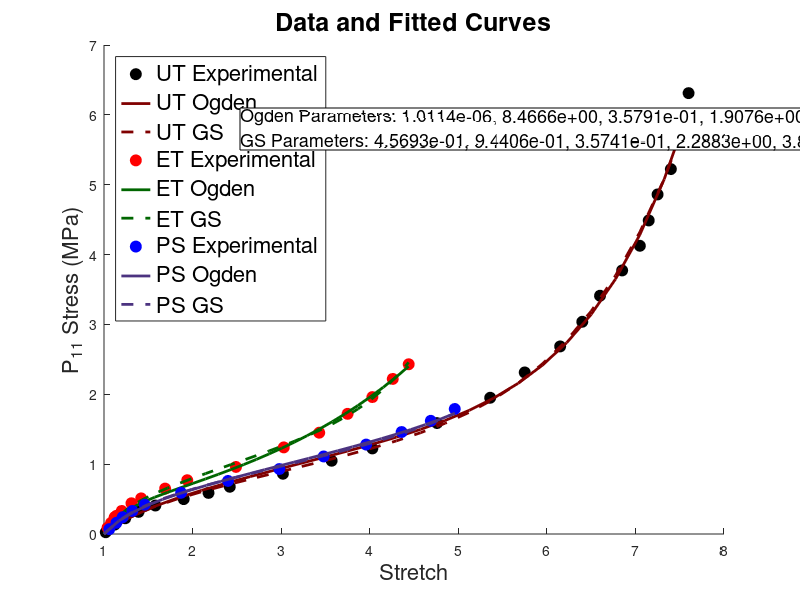
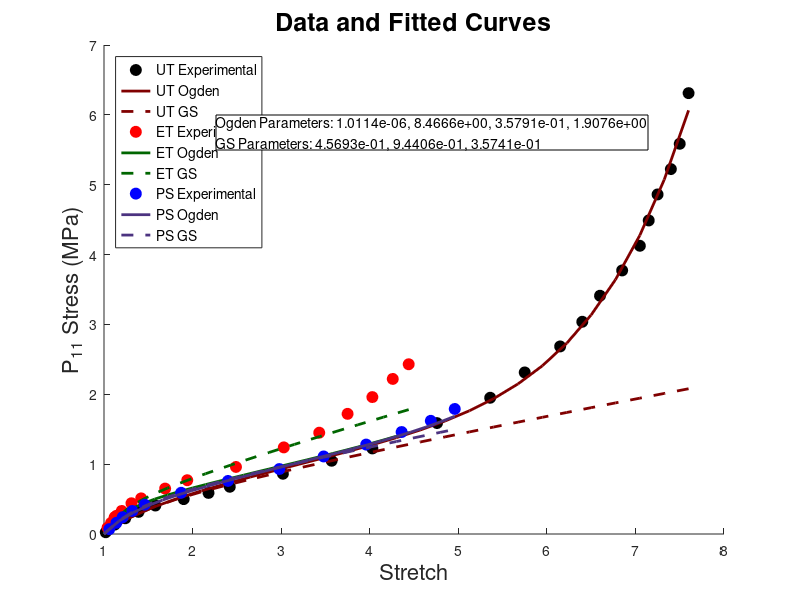

Write the MATLAB code that produced these figures, in order.
%% This code is to draw figures by parameters input
% Ogden Model with 6 parameters and GS Model with 6 parameters
% Input variables are Ogden_paras and GS_paras

clc;clear;
close all

% loading data
Treloar_UT_strain = importdata("./Treloar-UT/strain.txt");
Treloar_UT_stress = importdata("./Treloar-UT/stress.txt");

Treloar_ET_strain = importdata("./Treloar-ET/strain.txt");
Treloar_ET_stress = importdata("./Treloar-ET/stress.txt");

Treloar_PS_strain = importdata("./Treloar-PS/strain.txt");
Treloar_PS_stress = importdata("./Treloar-PS/stress.txt");

% Ogden_paras = [mu_1, alpha_1, mu_2, alpha_2, mu_3, alpha_3]
% Unit of mu: MPa
Ogden_paras = [0.000001011380853, 8.466642508759808, 0.357908920960471, 1.907583048854296, -0.006213318442347, -2.186054640615617];

% P_11 of Ogden Model
Ogden_UT = @(x, xdata) x(1) * ( xdata .^ (x(2) - 1.0) - xdata .^ (-0.5 * x(2) - 1.0) ) ... 
+ x(3) * ( xdata .^ (x(4) - 1.0) - xdata .^ (-0.5 * x(4) - 1.0) ) ...
+ x(5) * ( xdata .^ (x(6) - 1.0) - xdata .^ (-0.5 * x(6) - 1.0) );

Ogden_ET = @(x, xdata) x(1) * ( xdata .^ (x(2) - 1.0) - xdata .^ (-2.0 * x(2) - 1.0) ) ... 
+ x(3) * ( xdata .^ (x(4) - 1.0) - xdata .^ (-2.0 * x(4) - 1.0) ) ...
+ x(5) * ( xdata .^ (x(6) - 1.0) - xdata .^ (-2.0 * x(6) - 1.0) );

Ogden_PS = @(x, xdata) x(1) * ( xdata .^ (x(2) - 1.0) - xdata .^ (-1.0 * x(2) - 1.0) ) ... 
+ x(3) * ( xdata .^ (x(4) - 1.0) - xdata .^ (-1.0 * x(4) - 1.0) ) ...
+ x(5) * ( xdata .^ (x(6) - 1.0) - xdata .^ (-1.0 * x(6) - 1.0) );

% GS_paras = [n_1, m_1, mu_1, n_2, m_2, mu_2] 
% Unit of mu: MPa
GS_paras = [0.456933700959612, 0.944062980628756, 0.357408113271674, 2.288322262453049, 3.844829199696043, 0.000024622221851];

% tool function for generalized strain
term1 = @(x, xdata) 2*x(3)*(xdata.^x(2) - xdata.^(-x(1))) .* ((x(2).*(xdata.^(x(2)-1)) + x(1).*(xdata.^(-x(1)-1)) )  / (x(2)+x(1)).^2);
term2 = @(x, xdata) 2*x(6)*(xdata.^x(5) - xdata.^(-x(4))) .* ((x(5).*(xdata.^(x(5)-1)) + x(4).*(xdata.^(-x(4)-1)) )  / (x(5)+x(4)).^2);

% P_11 of generalized strain
GS_UT = @(x, xdata) term1(x, xdata) + term2(x, xdata) - (xdata.^(-1.5)) .* ( term1(x, xdata.^(-0.5)) + term2(x, xdata.^(-0.5)) );
GS_ET = @(x, xdata) term1(x, xdata) + term2(x, xdata) - (xdata.^(-3.0)) .* ( term1(x, xdata.^(-2.0)) + term2(x, xdata.^(-2.0)) );
GS_PS = @(x, xdata) term1(x, xdata) + term2(x, xdata) - (xdata.^(-2.0)) .* ( term1(x, xdata.^(-1.0)) + term2(x, xdata.^(-1.0)) );

% Prescribed stretch
x_UT = linspace(1.0, max(Treloar_UT_strain), 25);
x_ET = linspace(1.0, max(Treloar_ET_strain), 25);
x_PS = linspace(1.0, max(Treloar_PS_strain), 25);

% Plot
figure;
set(gcf, 'Position', [100, 100, 1000, 1000]); 
hold on;

plot(Treloar_UT_strain, Treloar_UT_stress, 'ko', 'MarkerFaceColor', 'k', 'MarkerSize', 8); 
plot(x_UT, Ogden_UT(Ogden_paras, x_UT), 'Color', [0.5, 0.0, 0.0], 'LineWidth', 2, 'LineStyle', '-'); % Dark Red
plot(x_UT, GS_UT(GS_paras, x_UT), 'Color', [0.5, 0.0, 0.0], 'LineWidth', 2, 'LineStyle', '--'); % Dark Red

plot(Treloar_ET_strain, Treloar_ET_stress, 'ro', 'MarkerFaceColor', 'r', 'MarkerSize', 8); 
plot(x_ET, Ogden_ET(Ogden_paras, x_ET), 'Color', [0, 0.4, 0], 'LineWidth', 2, 'LineStyle', '-'); % Dark Green
plot(x_ET, GS_ET(GS_paras, x_ET), 'Color', [0, 0.4, 0], 'LineWidth', 2, 'LineStyle', '--'); % Dark Green

plot(Treloar_PS_strain, Treloar_PS_stress, 'bo', 'MarkerFaceColor', 'b', 'MarkerSize', 8); 
plot(x_PS, Ogden_PS(Ogden_paras, x_PS), 'Color', [0.3, 0.2, 0.5], 'LineWidth', 2, 'LineStyle', '-'); % Purple
plot(x_PS, GS_PS(GS_paras, x_PS), 'Color', [0.3, 0.2, 0.5], 'LineWidth', 2, 'LineStyle', '--'); % Purple

hold off;

legend('UT Experimental', 'UT Ogden', 'UT GS',...
       'ET Experimental', 'ET Ogden', 'ET GS',...
       'PS Experimental', 'PS Ogden', 'PS GS',...
       'Location', 'northwest', 'FontSize', 16);

title('Data and Fitted Curves', 'FontSize', 18);
xlabel('Stretch', 'FontSize', 16);
ylabel('P_{11} Stress (MPa)', 'FontSize', 16);

% Displaying parameters with scientific notation and four significant figures
Ogden_paras_str = arrayfun(@(x) num2str(x, '%.4e'), Ogden_paras, 'UniformOutput', false);
GS_paras_str = arrayfun(@(x) num2str(x, '%.4e'), GS_paras, 'UniformOutput', false);

% Concatenating parameter strings for display
Ogden_paras_disp = ['Ogden Parameters: ', strjoin(Ogden_paras_str, ', ')];
GS_paras_disp = ['GS Parameters: ', strjoin(GS_paras_str, ', ')];

% Annotation box for displaying parameters
dim = [0.3, 0.75, 0.3, 0.15];
str = {Ogden_paras_disp, GS_paras_disp};
annotation('textbox', dim, 'String', str, 'FitBoxToText', 'on', 'FontSize', 13, 'BackgroundColor', 'white');

% Exporting the figure
saveas(gcf, 'Ogden_vs_GS.png');

%% This code is to draw figures by parameters input
% Ogden Model with 6 parameters and GS Model with 6 parameters
% Input variables are Ogden_paras and GS_paras

clc;clear;
close all

% loading data
Treloar_UT_strain = importdata("./Treloar-UT/strain.txt");
Treloar_UT_stress = importdata("./Treloar-UT/stress.txt");

Treloar_ET_strain = importdata("./Treloar-ET/strain.txt");
Treloar_ET_stress = importdata("./Treloar-ET/stress.txt");

Treloar_PS_strain = importdata("./Treloar-PS/strain.txt");
Treloar_PS_stress = importdata("./Treloar-PS/stress.txt");

% Ogden_paras = [mu_1, alpha_1, mu_2, alpha_2]
% Unit of mu: MPa
Ogden_paras = [0.000001011380853, 8.466642508759808, 0.357908920960471, 1.907583048854296];

% P_11 of Ogden Model
Ogden_UT = @(x, xdata) x(1) * ( xdata .^ (x(2) - 1.0) - xdata .^ (-0.5 * x(2) - 1.0) ) ... 
+ x(3) * ( xdata .^ (x(4) - 1.0) - xdata .^ (-0.5 * x(4) - 1.0) );

Ogden_ET = @(x, xdata) x(1) * ( xdata .^ (x(2) - 1.0) - xdata .^ (-2.0 * x(2) - 1.0) ) ... 
+ x(3) * ( xdata .^ (x(4) - 1.0) - xdata .^ (-2.0 * x(4) - 1.0) );

Ogden_PS = @(x, xdata) x(1) * ( xdata .^ (x(2) - 1.0) - xdata .^ (-1.0 * x(2) - 1.0) ) ... 
+ x(3) * ( xdata .^ (x(4) - 1.0) - xdata .^ (-1.0 * x(4) - 1.0) );

% GS_paras = [n_1, m_1, mu_1, n_2, m_2, mu_2] 
% Unit of mu: MPa
GS_paras = [0.456933700959612, 0.944062980628756, 0.357408113271674];

% tool function for generalized strain
term1 = @(x, xdata) 2*x(3)*(xdata.^x(2) - xdata.^(-x(1))) .* ((x(2).*(xdata.^(x(2)-1)) + x(1).*(xdata.^(-x(1)-1)) )  / (x(2)+x(1)).^2);

% P_11 of generalized strain
GS_UT = @(x, xdata) term1(x, xdata) - (xdata.^(-1.5)) .* term1(x, xdata.^(-0.5));
GS_ET = @(x, xdata) term1(x, xdata) - (xdata.^(-3.0)) .* term1(x, xdata.^(-2.0));
GS_PS = @(x, xdata) term1(x, xdata) - (xdata.^(-2.0)) .* term1(x, xdata.^(-1.0));

% Prescribed stretch
x_UT = linspace(1.0, max(Treloar_UT_strain), 25);
x_ET = linspace(1.0, max(Treloar_ET_strain), 25);
x_PS = linspace(1.0, max(Treloar_PS_strain), 25);

% Plot
figure;
set(gcf, 'Position', [100, 100, 1000, 1000]); 
hold on;

plot(Treloar_UT_strain, Treloar_UT_stress, 'ko', 'MarkerFaceColor', 'k', 'MarkerSize', 8); 
plot(x_UT, Ogden_UT(Ogden_paras, x_UT), 'Color', [0.5, 0.0, 0.0], 'LineWidth', 2, 'LineStyle', '-'); % Dark Red
plot(x_UT, GS_UT(GS_paras, x_UT), 'Color', [0.5, 0.0, 0.0], 'LineWidth', 2, 'LineStyle', '--'); % Dark Red

plot(Treloar_ET_strain, Treloar_ET_stress, 'ro', 'MarkerFaceColor', 'r', 'MarkerSize', 8); 
plot(x_ET, Ogden_ET(Ogden_paras, x_ET), 'Color', [0, 0.4, 0], 'LineWidth', 2, 'LineStyle', '-'); % Dark Green
plot(x_ET, GS_ET(GS_paras, x_ET), 'Color', [0, 0.4, 0], 'LineWidth', 2, 'LineStyle', '--'); % Dark Green

plot(Treloar_PS_strain, Treloar_PS_stress, 'bo', 'MarkerFaceColor', 'b', 'MarkerSize', 8); 
plot(x_PS, Ogden_PS(Ogden_paras, x_PS), 'Color', [0.3, 0.2, 0.5], 'LineWidth', 2, 'LineStyle', '-'); % Purple
plot(x_PS, GS_PS(GS_paras, x_PS), 'Color', [0.3, 0.2, 0.5], 'LineWidth', 2, 'LineStyle', '--'); % Purple

hold off;

legend('UT Experimental', 'UT Ogden', 'UT GS',...
       'ET Experimental', 'ET Ogden', 'ET GS',...
       'PS Experimental', 'PS Ogden', 'PS GS',...
       'Location', 'northwest', 'FontSize', 10);

title('Data and Fitted Curves', 'FontSize', 18);
xlabel('Stretch', 'FontSize', 16);
ylabel('P_{11} Stress (MPa)', 'FontSize', 16);

% Displaying parameters with scientific notation and four significant figures
Ogden_paras_str = arrayfun(@(x) num2str(x, '%.4e'), Ogden_paras, 'UniformOutput', false);
GS_paras_str = arrayfun(@(x) num2str(x, '%.4e'), GS_paras, 'UniformOutput', false);

% Concatenating parameter strings for display
Ogden_paras_disp = ['Ogden Parameters: ', strjoin(Ogden_paras_str, ', ')];
GS_paras_disp = ['GS Parameters: ', strjoin(GS_paras_str, ', ')];

% Annotation box for displaying parameters
dim = [0.27, 0.75, 0.3, 0.15];
str = {Ogden_paras_disp, GS_paras_disp};
annotation('textbox', dim, 'String', str, 'FitBoxToText', 'on', 'FontSize', 10, 'BackgroundColor', 'white');

% Exporting the figure
saveas(gcf, 'Ogden_vs_GS.png');